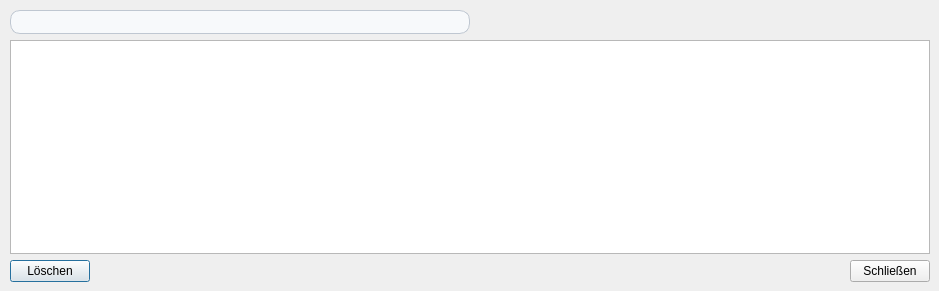
<?xml version="1.0" encoding="UTF-8"?>
<ui version="4.0">
 <class>StockHistoryDialog</class>
 <widget class="QDialog" name="StockHistoryDialog">
  <property name="geometry">
   <rect>
    <x>0</x>
    <y>0</y>
    <width>939</width>
    <height>291</height>
   </rect>
  </property>
  <property name="windowTitle">
   <string>Dialog</string>
  </property>
  <widget class="QWidget" name="">
   <property name="geometry">
    <rect>
     <x>10</x>
     <y>10</y>
     <width>920</width>
     <height>272</height>
    </rect>
   </property>
   <layout class="QVBoxLayout" name="verticalLayout">
    <item>
     <layout class="QHBoxLayout" name="horizontalLayout_2">
      <item>
       <widget class="QLineEdit" name="lne_Search">
        <property name="minimumSize">
         <size>
          <width>0</width>
          <height>22</height>
         </size>
        </property>
        <property name="maximumSize">
         <size>
          <width>16777215</width>
          <height>24</height>
         </size>
        </property>
        <property name="styleSheet">
         <string notr="true">QLineEdit#lne_Search {
	min-height: 12px;
	padding: 4px 10px 4px 8px;
	border: 1px solid #bfc7d1;
	border-radius: 10px;
	background-color: #f7f9fb;
	selection-background-color: #cfe3ff;
}
QLineEdit#lne_Search:focus {
	border: 1px solid #4c8dff;
	background-color: #ffffff;
}</string>
        </property>
        <property name="clearButtonEnabled">
         <bool>true</bool>
        </property>
       </widget>
      </item>
      <item>
       <spacer name="horizontalSpacer_2">
        <property name="orientation">
         <enum>Qt::Orientation::Horizontal</enum>
        </property>
        <property name="sizeHint" stdset="0">
         <size>
          <width>40</width>
          <height>20</height>
         </size>
        </property>
       </spacer>
      </item>
     </layout>
    </item>
    <item>
     <widget class="QTableView" name="tbl_StockHistory"/>
    </item>
    <item>
     <layout class="QHBoxLayout" name="horizontalLayout">
      <item>
       <widget class="QPushButton" name="btn_Delete">
        <property name="text">
         <string>Löschen</string>
        </property>
       </widget>
      </item>
      <item>
       <spacer name="horizontalSpacer">
        <property name="orientation">
         <enum>Qt::Orientation::Horizontal</enum>
        </property>
        <property name="sizeHint" stdset="0">
         <size>
          <width>718</width>
          <height>20</height>
         </size>
        </property>
       </spacer>
      </item>
      <item>
       <widget class="QPushButton" name="btn_Close">
        <property name="text">
         <string>Schließen</string>
        </property>
       </widget>
      </item>
     </layout>
    </item>
   </layout>
  </widget>
 </widget>
 <resources/>
 <connections/>
</ui>
